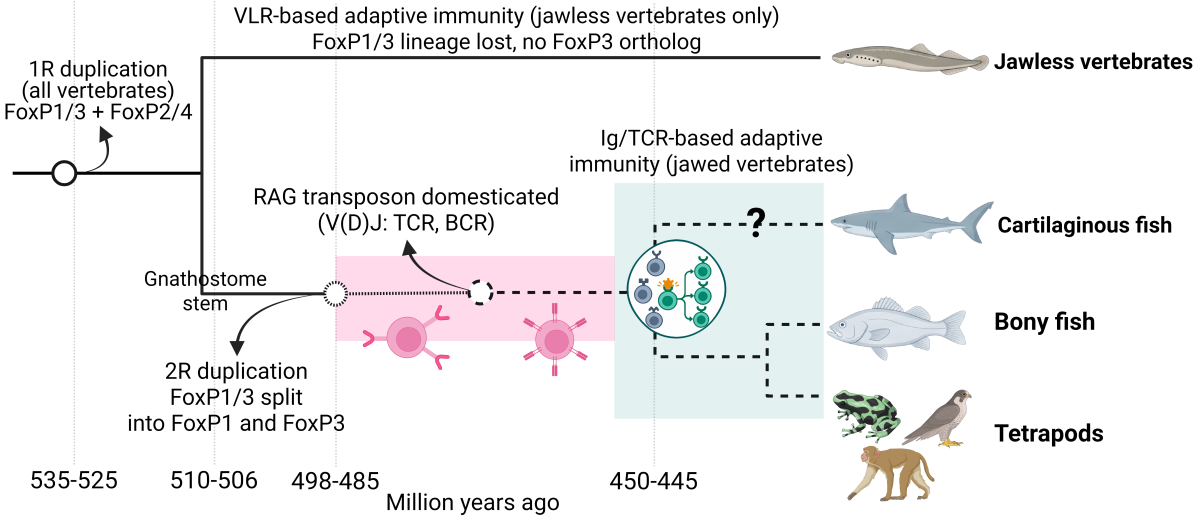
#> input picture figures/parts/Fig_5_row2_timeline.png, 6000 x 2587 px (shown at 1/5 size)
$ python -i Fig_5_assemble.py   (imports and definitions only)
#> lines starting #> are read from the running program, lines starting #| are printed output that depends on the picture; after the words box and inside, x2 and y2 are one past the last pixel; in counts of white or black regions, pixels touching at a corner belong together
#> further down, picture is the input picture: PIL image 6000x2587 RGBA; mean R, G, B, A 239, 238.7, 239.1, 255
#!/usr/bin/env python3
"""
============================================================================
Fig_5_assemble.py -- assemble Fig. 5 by stacking the two row images.
  row 1 (A, B)  ggplot output of figure_scripts/Fig_5.R
  row 2 (C)     the evolutionary timeline, exported from BioRender
Row 2 is scaled to row 1's width and given a panel letter drawn to match the
letters already in row 1: the glyph box of "A" is measured directly off row 1,
and "C" is rendered at the same cap height, the same left edge and the same
distance below the top of its block, so the three letters line up by
construction rather than by hand-tuned constants.
in : ./figures/parts/Fig_5_row1.png
     ./figures/parts/Fig_5_row2_timeline.png
out: ./figures/main/Fig_5.png
RUN: python3 figure_scripts/Fig_5_assemble.py   (figure_scripts/Fig_5.R calls it)
============================================================================
"""
import os
import sys

from PIL import Image, ImageDraw, ImageFont

# the repository root: one level above this file
SRC = os.environ.get("SRC", os.path.dirname(os.path.dirname(os.path.abspath(__file__))))
ROW1 = os.path.join(SRC, "figures/parts/Fig_5_row1.png")
ROW2 = os.path.join(SRC, "figures/parts/Fig_5_row2_timeline.png")
OUT = os.path.join(SRC, "figures/main/Fig_5.png")

# row 1 is written by png(res = 200) in lib/fig_imperfect_treg.R; the composite
# inherits that convention so the figure keeps one physical size
DPI = 200
# The panel letter is set in Arial Bold, the face of the letters in row 1. The
# first of these that exists is used (macOS, Windows, common Linux locations);
# set PANEL_FONT to the path of a bold sans-serif .ttf to override.
_FONTS = [
    "/System/Library/Fonts/Supplemental/Arial Bold.ttf",
    "C:/Windows/Fonts/arialbd.ttf",
    "/usr/share/fonts/truetype/msttcorefonts/Arial_Bold.ttf",
    "/usr/share/fonts/truetype/liberation/LiberationSans-Bold.ttf",
    "/usr/share/fonts/truetype/dejavu/DejaVuSans-Bold.ttf",
]
FONT = os.environ.get(
    "PANEL_FONT", next((f for f in _FONTS if os.path.exists(f)), _FONTS[0])
)
LETTER = os.environ.get("LETTER", "C")
# Optical correction. At equal cap height a round letter reads smaller than one
# with wide flat extremities, and Arial's built-in overshoot (1px here) is tuned
# for running text rather than for an isolated label. 1.00 makes "C" metrically
# identical to "A"; 1.04 makes it look identical. Set LETTER_SCALE=1.0 to revert.
LETTER_SCALE = float(os.environ.get("LETTER_SCALE", "1.04"))


# [7 lines left out: function flatten, not called in this run]


def letter_box(im, search_w=0.30, search_h=0.22, thresh=40):
    """Bounding box of the panel letter alone in the top-left of row 1.

    Two things have to be separated out. The axis text is grey30 while the
    panel title is pure black, so a threshold of 40 keeps only the title. The
    title is then "A   P(rescue) ...", so its full bounding box would span the
    body text too; the letter is recovered as the first contiguous run of
    inked columns, and its height is measured within those columns only.
    """
#> called with search_w = 0.3, search_h = 0.22, thresh = 40
    w, h = im.size
#> w = 6000; h = 2587
    g = im.crop((0, 0, int(w * search_w), int(h * search_h))).convert("L")
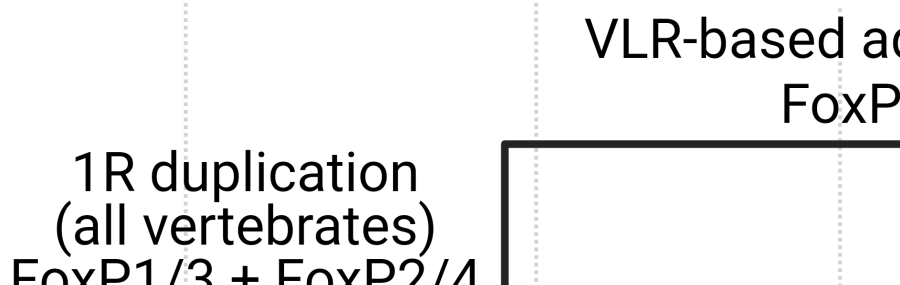
#> g: PIL image 1800x569 L (shown at 1/2 size); min 0, max 255, mean 234.6
    mask = g.point(lambda v: 255 if v < thresh else 0)
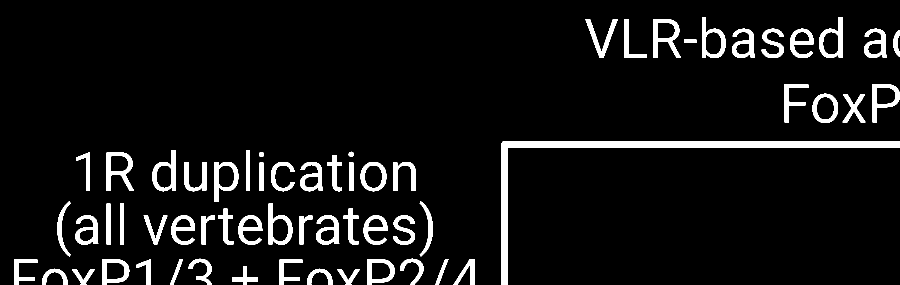
#> mask: PIL image 1800x569 L (shown at 1/2 size); 7.1% white; 62 white regions, largest, box (x1, y1, x2, y2) and area: (1003, 282, 1800, 569) 13916, (1307, 38, 1362, 116) 1792, (213, 305, 268, 382) 1767
    px = mask.load()
    cols = [any(px[x, y] for y in range(mask.height)) for x in range(mask.width)]
#> cols = 1800 items, first 6: False, False, False, False, False, False
    if not any(cols):
        raise SystemExit("[Fig. 5] could not find a panel letter in row 1")
    x0 = cols.index(True)
#> x0 = 28
    x1 = x0
#> x1 = 28
    while x1 + 1 < len(cols) and cols[x1 + 1]:
        x1 += 1
#> this loop made 46 passes
#> after the loop, x1 = 74
    rows = [y for y in range(mask.height) if any(px[x, y] for x in range(x0, x1 + 1))]
#> rows = 50 values from 519 to 568
    return x0, rows[0], x1 + 1, rows[-1] + 1


# [75 lines left out: functions fit_font, ink_bearing, main, not called in this run]


# [2 lines not run here, left out]

>>> from PIL import Image
>>> picture = Image.open('../figures/parts/Fig_5_row2_timeline.png')
>>> result = letter_box(picture)
#> result = (28, 519, 75, 569)
